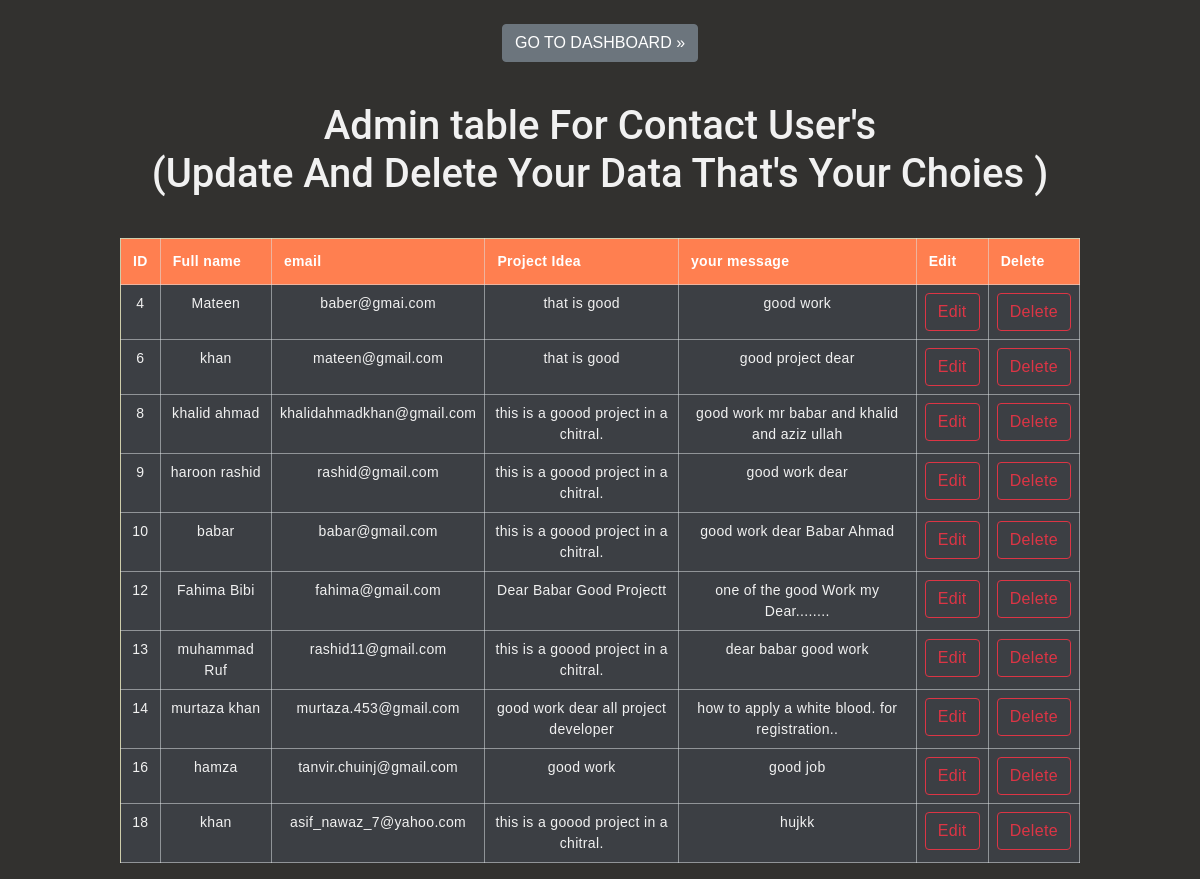
Screenshot of /admin/contacttable.php with the database file from the repository.
### tables this page shows
CREATE TABLE `message_text` (
  `id` int(166) NOT NULL,
  `name` varchar(33) DEFAULT NULL,
  `email` varchar(33) DEFAULT NULL,
  `idea` varchar(100) DEFAULT NULL,
  `messsage` varchar(100) DEFAULT NULL
);

### admin/contacttable.php (the view, shortened to what this page needs)
<!DOCTYPE html>
<html lang="en">
<head>
  <link href="assets/vendor/bootstrap/css/bootstrap.min.css" rel="stylesheet">
  <link href="assets/vendor/icofont/icofont.min.css" rel="stylesheet">
  <link href="assets/vendor/boxicons/css/boxicons.min.css" rel="stylesheet">
  <link href="assets/vendor/owl.carousel/assets/owl.carousel.min.css" rel="stylesheet">
  <link href="assets/vendor/aos/aos.css" rel="stylesheet">
  <link href="css/style.css" rel="stylesheet">
</head>
<body>
<br>
 <CENTER><a class="btn btn-secondary" href="http://localhost/blood/admin/dashboard/index1.php" role="button">GO TO DASHBOARD »</a>
</CENTER>
    <div class="table-container">
        <h1 class="heading"> Admin table For Contact User's<br>(Update And Delete Your Data That's Your Choies )</h1>
        <table class="table">
                <thead>
                        <tr>
                          <th scope="col"> ID </th>
                          <th scope="col">Full name </th>
                          <th scope="col">email</th>
                          <th scope="col">Project Idea</th>
                          <th scope="col">your message</th>
                          <th scope="col">Edit</th>
                          <th scope="col">Delete</th>
                </thead>
                <?php
include "connection.php";
$query=" select * from message_text";
$data=mysqli_query($conn,$query);
while($result=mysqli_fetch_assoc($data))
{
    echo "
<tr>
<td>".$result['id']."</td>
<td>".$result['name']."</td>
<td>".$result['email']."</td>
<td>".$result['idea']."</td>
<td>".$result['messsage']."</td>
<td><a href='conttable.php? ID=$result[id] &fn=$result[name]&email=$result[email]
&idea=$result[idea]&messsage=$result[messsage]'   class='btn btn-outline-danger'>Edit</a></td>
<td><a href='contdelete.php? ID=$result[id]' class='btn btn-outline-danger'>Delete</a></td>
";
}
?>
</table>
        </div>
</body>
</html>

### admin/CSS/style.css (style rules this page uses)
body { font-family: "Open Sans", sans-serif; color: #4d4643; }
a { color: #1bbd36; }
h1, h2, h3, h4, h5, h6 { font-family: "Roboto", sans-serif; }

### admin/contacttable.php (style rules this page uses)
* { margin:0%; padding: 0%; box-sizing: border-box; }
body { background: #32312f; font-family:sans-serif; }
.table-container { padding: 0 10%; margin: 40px auto 0; }
.heading { font-size: 40px; text-align: center; color: #f1f1f1; margin-bottom: 40px; }
.table { width: 100%; border-collapse: collapse; background: darkkhaki; }
.table thead { background: coral; }
.table thead tr th { font-size: 14px; font-weight: 600; letter-spacing: 0.35px; color: #ffffffff; opacity: 1; padding: 12px; vertical-align: top; border:1px solid #dee2e685; }
.table tbody tr td { font-size: 14px; letter-spacing: 0.35px; font-weight: normal; color: #f1f1f1; background-color: #3c3f44; padding:8px; text-align: center; border:1px solid #dee2e685; }

### rows the page displays
message_text: id "4", name "Mateen", email "baber@gmai.com", idea "that is good", messsage "good work"
message_text: id "6", name "khan", email "mateen@gmail.com", idea "that is good", messsage "good project dear"
message_text: id "8", name "khalid ahmad", email "khalidahmadkhan@gmail.com", idea "this is a goood project in a chitral.", messsage "good work mr babar and khalid and aziz ullah"
message_text: id "9", name "haroon rashid", email "rashid@gmail.com", idea "this is a goood project in a chitral.", messsage "good work dear"
message_text: id "10", name "babar", email "babar@gmail.com", idea "this is a goood project in a chitral.", messsage "good work dear Babar Ahmad"
message_text: id "12", name "Fahima Bibi", email "fahima@gmail.com", idea "Dear Babar Good Projectt", messsage "one of the good Work my Dear........"
message_text: id "13", name "muhammad Ruf", email "rashid11@gmail.com", idea "this is a goood project in a chitral.", messsage "dear babar good work"
message_text: id "14", name "murtaza khan", email "murtaza.453@gmail.com", idea "good work dear all project developer", messsage "how to apply a white blood. for registration.."
message_text: id "16", name "hamza", email "tanvir.chuinj@gmail.com", idea "good work", messsage "good job"
message_text: id "18", name "khan", email "asif_nawaz_7@yahoo.com", idea "this is a goood project in a chitral.", messsage "hujkk"
